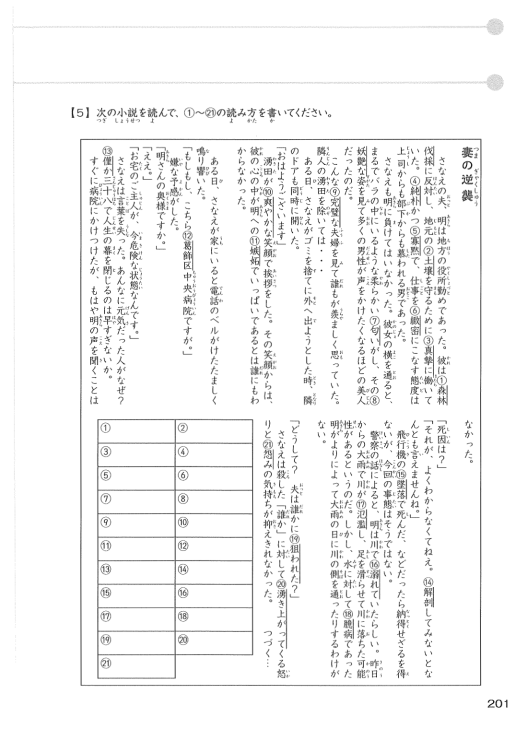
#> input picture scripts/phase5_renders/idx_194_bpage_201.png, 1032 x 1457 px, found by its file name (shown at 1/2 size)
$ python test_more_crops.py
#> lines starting #> are read from the running program, lines starting #| are printed output that depends on the picture
import sys
from PIL import Image

sys.stdout.reconfigure(encoding='utf-8')

im = Image.open('scripts/phase5_renders/idx_194_bpage_201.png')
#> im is the input picture: PIL image 1032x1457 RGB; min 1, max 255, mean 245
w, h = im.size
#> w = 1032; h = 1457

# Let's crop from y=120 to y=1000
crop_novel = im.crop((50, 120, 970, 950))
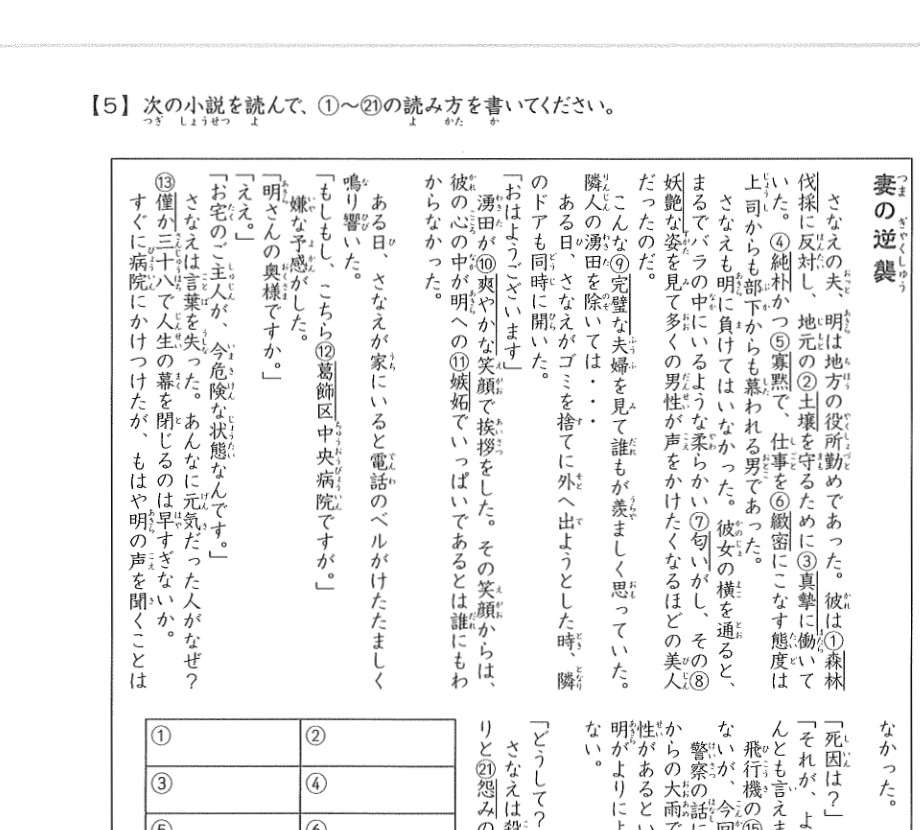
#> crop_novel: PIL image 920x830 RGB; min 1, max 255, mean 241.8
crop_novel.save('scripts/phase5_renders/test_novel_full.webp', 'WEBP', quality=95)

# And let's check p209 【2】 (Ch 29):
im_p209 = Image.open('scripts/phase5_renders/idx_202_bpage_209.png')
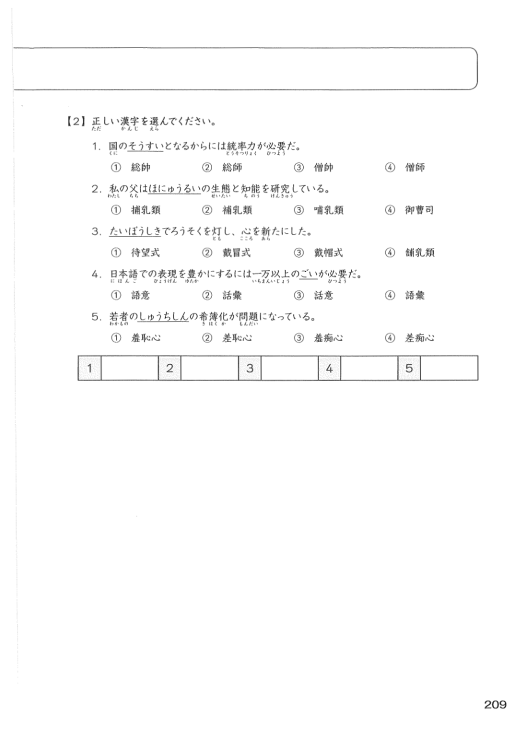
#> input picture scripts/phase5_renders/idx_202_bpage_209.png, 1032 x 1457 px, found by its file name (shown at 1/2 size)
#> im_p209 is the input picture: PIL image 1032x1457 RGB; min 0, max 255, mean 251.6
# 【2】 is on p209:
# y roughly from 150 to 550
crop_p209 = im_p209.crop((70, 140, 960, 550))
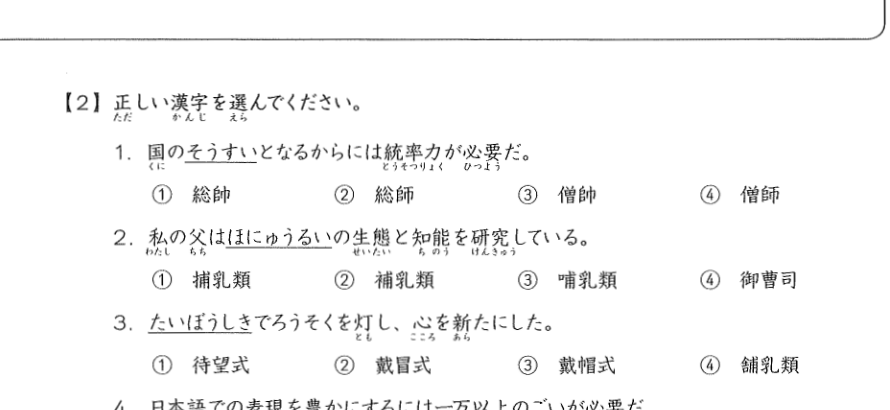
#> crop_p209: PIL image 890x410 RGB; min 1, max 255, mean 247.4
crop_p209.save('scripts/phase5_renders/test_ch29.webp', 'WEBP', quality=95)

# And let's check p218 (Ch 30) - top half of Special Jukujikun table:
im_p218 = Image.open('scripts/phase5_renders/idx_209.png')
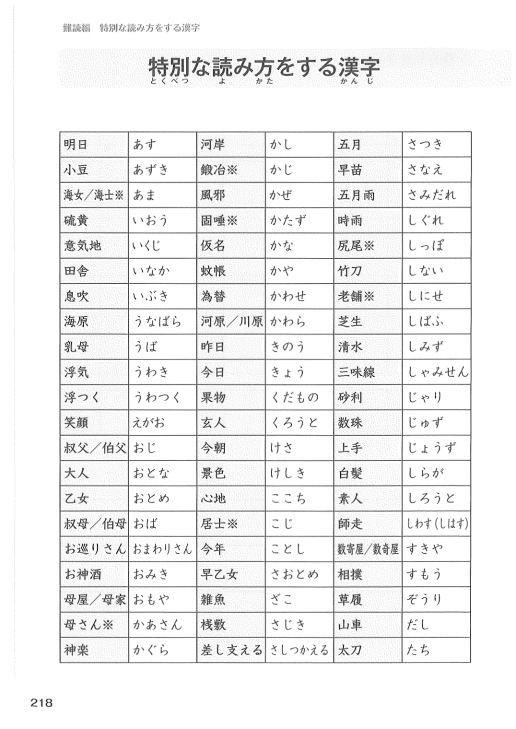
#> input picture scripts/phase5_renders/idx_209.png, 1032 x 1457 px, found by its file name (shown at 1/2 size)
#> im_p218 is the input picture: PIL image 1032x1457 RGB; min 0, max 255, mean 240.8
# Header & table: y from 70 to 1400
crop_p218 = im_p218.crop((70, 60, 960, 1400))
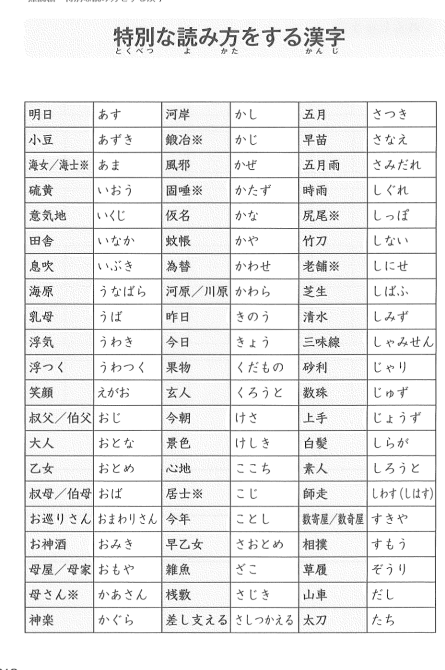
#> crop_p218: PIL image 890x1340 RGB (shown at 1/2 size); min 0, max 255, mean 237.3
crop_p218.save('scripts/phase5_renders/test_ch30.webp', 'WEBP', quality=95)

print("Saved test_novel_full, test_ch29, test_ch30")
